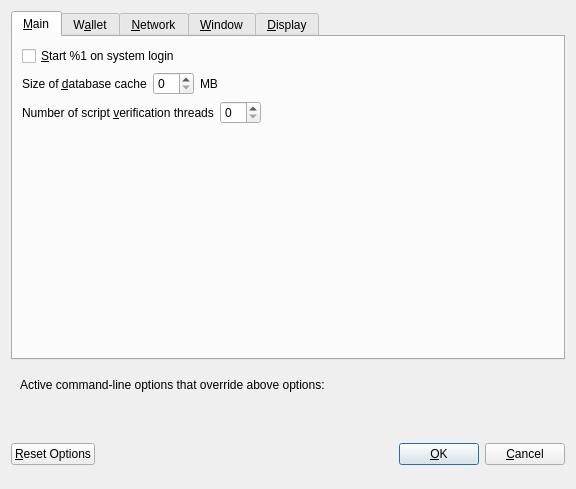
<?xml version="1.0" encoding="UTF-8"?>
<ui version="4.0">
 <class>OptionsDialog</class>
 <widget class="QDialog" name="OptionsDialog">
  <property name="geometry">
   <rect>
    <x>0</x>
    <y>0</y>
    <width>576</width>
    <height>489</height>
   </rect>
  </property>
  <property name="windowTitle">
   <string>Options</string>
  </property>
  <property name="modal">
   <bool>true</bool>
  </property>
  <layout class="QVBoxLayout" name="verticalLayout">
   <item>
    <widget class="QTabWidget" name="tabWidget_OptionsDialog">
     <property name="currentIndex">
      <number>0</number>
     </property>
     <widget class="QWidget" name="tabMain">
      <attribute name="title">
       <string>&amp;Main</string>
      </attribute>
      <layout class="QVBoxLayout" name="verticalLayout_Main">
       <item>
        <widget class="QCheckBox" name="bitcoinAtStartup">
         <property name="toolTip">
          <string>Automatically start %1 after logging in to the system.</string>
         </property>
         <property name="text">
          <string>&amp;Start %1 on system login</string>
         </property>
        </widget>
       </item>
       <item>
        <layout class="QHBoxLayout" name="horizontalLayout_2_Main">
         <item>
          <widget class="QLabel" name="databaseCacheLabel">
           <property name="text">
            <string>Size of &amp;database cache</string>
           </property>
           <property name="textFormat">
            <enum>Qt::PlainText</enum>
           </property>
           <property name="buddy">
            <cstring>databaseCache</cstring>
           </property>
          </widget>
         </item>
         <item>
          <widget class="QSpinBox" name="databaseCache">
           <property name="class" stdset="0">
            <string>SpinBoxSmall</string>
           </property>
          </widget>
         </item>
         <item>
          <widget class="QLabel" name="databaseCacheUnitLabel">
           <property name="text">
            <string>MB</string>
           </property>
           <property name="textFormat">
            <enum>Qt::PlainText</enum>
           </property>
          </widget>
         </item>
         <item>
          <spacer name="horizontalSpacer_2_Main">
           <property name="orientation">
            <enum>Qt::Horizontal</enum>
           </property>
           <property name="sizeHint" stdset="0">
            <size>
             <width>40</width>
             <height>20</height>
            </size>
           </property>
          </spacer>
         </item>
        </layout>
       </item>
       <item>
        <layout class="QHBoxLayout" name="horizontalLayout_3_Main">
         <item>
          <widget class="QLabel" name="threadsScriptVerifLabel">
           <property name="text">
            <string>Number of script &amp;verification threads</string>
           </property>
           <property name="textFormat">
            <enum>Qt::PlainText</enum>
           </property>
           <property name="buddy">
            <cstring>threadsScriptVerif</cstring>
           </property>
          </widget>
         </item>
         <item>
          <widget class="QSpinBox" name="threadsScriptVerif">
           <property name="toolTip">
            <string>(0 = auto, &lt;0 = leave that many cores free)</string>
           </property>
           <property name="class" stdset="0">
            <string>SpinBoxSmall</string>
           </property>
          </widget>
         </item>
         <item>
          <spacer name="horizontalSpacer_3_Main">
           <property name="orientation">
            <enum>Qt::Horizontal</enum>
           </property>
           <property name="sizeHint" stdset="0">
            <size>
             <width>40</width>
             <height>20</height>
            </size>
           </property>
          </spacer>
         </item>
        </layout>
       </item>
       <item>
        <spacer name="verticalSpacer_Main">
         <property name="orientation">
          <enum>Qt::Vertical</enum>
         </property>
         <property name="sizeHint" stdset="0">
          <size>
           <width>20</width>
           <height>40</height>
          </size>
         </property>
        </spacer>
       </item>
      </layout>
     </widget>
     <widget class="QWidget" name="tabWallet">
      <attribute name="title">
       <string>W&amp;allet</string>
      </attribute>
      <layout class="QVBoxLayout" name="verticalLayout_Wallet">
       <item>
        <widget class="QGroupBox" name="groupBox">
         <property name="title">
          <string>Expert</string>
         </property>
         <layout class="QVBoxLayout" name="verticalLayout_2">
          <item>
           <widget class="QCheckBox" name="coinControlFeatures">
            <property name="toolTip">
             <string>Whether to show coin control features or not.</string>
            </property>
            <property name="text">
             <string>Enable coin &amp;control features</string>
            </property>
           </widget>
          </item>
          <item>
           <widget class="QCheckBox" name="showMasternodesTab">
            <property name="toolTip">
             <string>Show additional tab listing all your masternodes in first sub-tab&lt;br/&gt;and all masternodes on the network in second sub-tab.</string>
            </property>
            <property name="text">
             <string>Show Masternodes Tab</string>
            </property>
           </widget>
          </item>
          <item>
           <widget class="QCheckBox" name="showAdvancedPSUI">
            <property name="toolTip">
             <string>Show additional information and buttons for PrivatePAC on overview screen.</string>
            </property>
            <property name="text">
             <string>Enable advanced PrivatePAC interface</string>
            </property>
           </widget>
          </item>
          <item>
           <widget class="QCheckBox" name="showPrivateSendPopups">
            <property name="toolTip">
             <string>Show system popups for PrivatePAC mixing transactions&lt;br/&gt;just like for all other transaction types.</string>
            </property>
            <property name="text">
             <string>Show popups for PrivatePAC transactions</string>
            </property>
           </widget>
          </item>
          <item>
           <widget class="QCheckBox" name="lowKeysWarning">
            <property name="toolTip">
             <string>Show warning dialog when PrivatePAC detects that wallet has very low number of keys left.</string>
            </property>
            <property name="text">
             <string>Warn if PrivatePAC is running out of keys</string>
            </property>
           </widget>
          </item>
          <item>
           <widget class="QCheckBox" name="privateSendMultiSession">
            <property name="toolTip">
             <string>Whether to use experimental PrivatePAC mode with multiple mixing sessions per block.&lt;br/&gt;Note: You must use this feature carefully.&lt;br/&gt;Make sure you always have recent wallet (auto)backup in a safe place!</string>
            </property>
            <property name="text">
             <string>Enable PrivatePAC &amp;multi-session</string>
            </property>
           </widget>
          </item>
          <item>
           <widget class="QCheckBox" name="spendZeroConfChange">
            <property name="toolTip">
             <string>If you disable the spending of unconfirmed change, the change from a transaction&lt;br/&gt;cannot be used until that transaction has at least one confirmation.&lt;br/&gt;This also affects how your balance is computed.</string>
            </property>
            <property name="text">
             <string>&amp;Spend unconfirmed change</string>
            </property>
           </widget>
          </item>
         </layout>
        </widget>
       </item>
       <item>
        <layout class="QHBoxLayout" name="horizontalLayout_4_Wallet">
         <item>
          <widget class="QLabel" name="label">
           <property name="toolTip">
            <string>This setting determines the amount of individual masternodes that an input will be anonymized through.&lt;br/&gt;More rounds of anonymization gives a higher degree of privacy, but also costs more in fees.</string>
           </property>
           <property name="text">
            <string>PrivatePAC rounds to use</string>
           </property>
          </widget>
         </item>
         <item>
          <widget class="QSpinBox" name="privateSendRounds">
           <property name="minimum">
            <number>2</number>
           </property>
           <property name="maximum">
            <number>16</number>
           </property>
           <property name="value">
            <number>4</number>
           </property>
           <property name="class" stdset="0">
            <string>SpinBoxSmall</string>
           </property>
          </widget>
         </item>
        </layout>
       </item>
       <item>
        <layout class="QHBoxLayout" name="horizontalLayout">
         <item>
          <widget class="QLabel" name="label_2">
           <property name="toolTip">
            <string>This amount acts as a threshold to turn off PrivatePAC once it's reached.</string>
           </property>
           <property name="statusTip">
            <string notr="true"/>
           </property>
           <property name="whatsThis">
            <string notr="true"/>
           </property>
           <property name="accessibleName">
            <string notr="true"/>
           </property>
           <property name="accessibleDescription">
            <string notr="true"/>
           </property>
           <property name="text">
            <string>Amount of PAC to keep anonymized</string>
           </property>
          </widget>
         </item>
         <item>
          <widget class="QSpinBox" name="privateSendAmount">
           <property name="minimum">
            <number>20</number>
           </property>
           <property name="maximum">
            <number>100000</number>
           </property>
           <property name="singleStep">
            <number>1000</number>
           </property>
           <property name="value">
            <number>20000</number>
           </property>
           <property name="class" stdset="0">
            <string>SpinBoxSmall</string>
           </property>
          </widget>
         </item>
        </layout>
       </item>
       <item>
        <spacer name="verticalSpacer_Wallet">
         <property name="orientation">
          <enum>Qt::Vertical</enum>
         </property>
         <property name="sizeHint" stdset="0">
          <size>
           <width>20</width>
           <height>40</height>
          </size>
         </property>
        </spacer>
       </item>
      </layout>
     </widget>
     <widget class="QWidget" name="tabNetwork">
      <attribute name="title">
       <string>&amp;Network</string>
      </attribute>
      <layout class="QVBoxLayout" name="verticalLayout_Network">
       <item>
        <widget class="QCheckBox" name="mapPortUpnp">
         <property name="toolTip">
          <string>Automatically open the PAC Core client port on the router. This only works when your router supports UPnP and it is enabled.</string>
         </property>
         <property name="text">
          <string>Map port using &amp;UPnP</string>
         </property>
        </widget>
       </item>
       <item>
        <widget class="QCheckBox" name="allowIncoming">
         <property name="toolTip">
          <string>Accept connections from outside</string>
         </property>
         <property name="text">
          <string>Allow incoming connections</string>
         </property>
        </widget>
       </item>
       <item>
        <widget class="QCheckBox" name="connectSocks">
         <property name="toolTip">
          <string>Connect to the PAC network through a SOCKS5 proxy.</string>
         </property>
         <property name="text">
          <string>&amp;Connect through SOCKS5 proxy (default proxy):</string>
         </property>
        </widget>
       </item>
       <item>
        <layout class="QHBoxLayout" name="horizontalLayout_1_Network">
         <item>
          <widget class="QLabel" name="proxyIpLabel">
           <property name="text">
            <string>Proxy &amp;IP:</string>
           </property>
           <property name="textFormat">
            <enum>Qt::PlainText</enum>
           </property>
           <property name="buddy">
            <cstring>proxyIp</cstring>
           </property>
          </widget>
         </item>
         <item>
          <widget class="QValidatedLineEdit" name="proxyIp">
           <property name="minimumSize">
            <size>
             <width>140</width>
             <height>0</height>
            </size>
           </property>
           <property name="maximumSize">
            <size>
             <width>140</width>
             <height>16777215</height>
            </size>
           </property>
           <property name="toolTip">
            <string>IP address of the proxy (e.g. IPv4: 127.0.0.1 / IPv6: ::1)</string>
           </property>
           <property name="class" stdset="0">
            <string>LineEditSmall</string>
           </property>
          </widget>
         </item>
         <item>
          <widget class="QLabel" name="proxyPortLabel">
           <property name="text">
            <string>&amp;Port:</string>
           </property>
           <property name="textFormat">
            <enum>Qt::PlainText</enum>
           </property>
           <property name="buddy">
            <cstring>proxyPort</cstring>
           </property>
          </widget>
         </item>
         <item>
          <widget class="QLineEdit" name="proxyPort">
           <property name="minimumSize">
            <size>
             <width>55</width>
             <height>0</height>
            </size>
           </property>
           <property name="maximumSize">
            <size>
             <width>55</width>
             <height>16777215</height>
            </size>
           </property>
           <property name="toolTip">
            <string>Port of the proxy (e.g. 9050)</string>
           </property>
           <property name="class" stdset="0">
            <string>LineEditSmall</string>
           </property>
          </widget>
         </item>
         <item>
          <spacer name="horizontalSpacer_1_Network">
           <property name="orientation">
            <enum>Qt::Horizontal</enum>
           </property>
           <property name="sizeHint" stdset="0">
            <size>
             <width>40</width>
             <height>20</height>
            </size>
           </property>
          </spacer>
         </item>
        </layout>
       </item>
       <item>
        <layout class="QHBoxLayout" name="horizontalLayout_2_Network">
         <item>
          <widget class="QLabel" name="proxyActiveNets">
           <property name="text">
            <string>Used for reaching peers via:</string>
           </property>
           <property name="textFormat">
            <enum>Qt::PlainText</enum>
           </property>
          </widget>
         </item>
         <item>
          <widget class="QCheckBox" name="proxyReachIPv4">
           <property name="enabled">
            <bool>false</bool>
           </property>
           <property name="toolTip">
            <string>Shows, if the supplied default SOCKS5 proxy is used to reach peers via this network type.</string>
           </property>
           <property name="text">
            <string/>
           </property>
          </widget>
         </item>
         <item>
          <widget class="QLabel" name="proxyReachIPv4Label">
           <property name="text">
            <string>IPv4</string>
           </property>
           <property name="textFormat">
            <enum>Qt::PlainText</enum>
           </property>
          </widget>
         </item>
         <item>
          <widget class="QCheckBox" name="proxyReachIPv6">
           <property name="enabled">
            <bool>false</bool>
           </property>
           <property name="toolTip">
            <string>Shows, if the supplied default SOCKS5 proxy is used to reach peers via this network type.</string>
           </property>
           <property name="text">
            <string/>
           </property>
          </widget>
         </item>
         <item>
          <widget class="QLabel" name="proxyReachIPv6Label">
           <property name="text">
            <string>IPv6</string>
           </property>
           <property name="textFormat">
            <enum>Qt::PlainText</enum>
           </property>
          </widget>
         </item>
         <item>
          <widget class="QCheckBox" name="proxyReachTor">
           <property name="enabled">
            <bool>false</bool>
           </property>
           <property name="toolTip">
            <string>Shows, if the supplied default SOCKS5 proxy is used to reach peers via this network type.</string>
           </property>
           <property name="text">
            <string/>
           </property>
          </widget>
         </item>
         <item>
          <widget class="QLabel" name="proxyReachTorLabel">
           <property name="text">
            <string>Tor</string>
           </property>
           <property name="textFormat">
            <enum>Qt::PlainText</enum>
           </property>
          </widget>
         </item>
         <item>
          <spacer name="horizontalSpacer_2_Network">
           <property name="orientation">
            <enum>Qt::Horizontal</enum>
           </property>
           <property name="sizeHint" stdset="0">
            <size>
             <width>40</width>
             <height>20</height>
            </size>
           </property>
          </spacer>
         </item>
        </layout>
       </item>
       <item>
        <widget class="QCheckBox" name="connectSocksTor">
         <property name="toolTip">
          <string>Connect to the PAC network through a separate SOCKS5 proxy for Tor hidden services.</string>
         </property>
         <property name="text">
          <string>Use separate SOCKS5 proxy to reach peers via Tor hidden services:</string>
         </property>
        </widget>
       </item>
       <item>
        <layout class="QHBoxLayout" name="horizontalLayout_3_Network">
         <item>
          <widget class="QLabel" name="proxyIpTorLabel">
           <property name="text">
            <string>Proxy &amp;IP:</string>
           </property>
           <property name="textFormat">
            <enum>Qt::PlainText</enum>
           </property>
           <property name="buddy">
            <cstring>proxyIpTor</cstring>
           </property>
          </widget>
         </item>
         <item>
          <widget class="QValidatedLineEdit" name="proxyIpTor">
           <property name="minimumSize">
            <size>
             <width>140</width>
             <height>0</height>
            </size>
           </property>
           <property name="maximumSize">
            <size>
             <width>140</width>
             <height>16777215</height>
            </size>
           </property>
           <property name="toolTip">
            <string>IP address of the proxy (e.g. IPv4: 127.0.0.1 / IPv6: ::1)</string>
           </property>
           <property name="class" stdset="0">
            <string>LineEditSmall</string>
           </property>
          </widget>
         </item>
         <item>
          <widget class="QLabel" name="proxyPortTorLabel">
           <property name="text">
            <string>&amp;Port:</string>
           </property>
           <property name="textFormat">
            <enum>Qt::PlainText</enum>
           </property>
           <property name="buddy">
            <cstring>proxyPortTor</cstring>
           </property>
          </widget>
         </item>
         <item>
          <widget class="QLineEdit" name="proxyPortTor">
           <property name="minimumSize">
            <size>
             <width>55</width>
             <height>0</height>
            </size>
           </property>
           <property name="maximumSize">
            <size>
             <width>55</width>
             <height>16777215</height>
            </size>
           </property>
           <property name="toolTip">
            <string>Port of the proxy (e.g. 9050)</string>
           </property>
           <property name="class" stdset="0">
            <string>LineEditSmall</string>
           </property>
          </widget>
         </item>
         <item>
          <spacer name="horizontalSpacer_4_Network">
           <property name="orientation">
            <enum>Qt::Horizontal</enum>
           </property>
           <property name="sizeHint" stdset="0">
            <size>
             <width>40</width>
             <height>20</height>
            </size>
           </property>
          </spacer>
         </item>
        </layout>
       </item>
       <item>
        <spacer name="verticalSpacer_Network">
         <property name="orientation">
          <enum>Qt::Vertical</enum>
         </property>
         <property name="sizeHint" stdset="0">
          <size>
           <width>20</width>
           <height>40</height>
          </size>
         </property>
        </spacer>
       </item>
      </layout>
     </widget>
     <widget class="QWidget" name="tabWindow">
      <attribute name="title">
       <string>&amp;Window</string>
      </attribute>
      <layout class="QVBoxLayout" name="verticalLayout_Window">
       <item>
        <widget class="QCheckBox" name="hideTrayIcon">
         <property name="toolTip">
          <string>&amp;Hide the icon from the system tray.</string>
         </property>
         <property name="text">
          <string>Hide tray icon</string>
         </property>
        </widget>
       </item>
       <item>
        <widget class="QCheckBox" name="minimizeToTray">
         <property name="toolTip">
          <string>Show only a tray icon after minimizing the window.</string>
         </property>
         <property name="text">
          <string>&amp;Minimize to the tray instead of the taskbar</string>
         </property>
        </widget>
       </item>
       <item>
        <widget class="QCheckBox" name="minimizeOnClose">
         <property name="toolTip">
          <string>Minimize instead of exit the application when the window is closed. When this option is enabled, the application will be closed only after selecting Exit in the menu.</string>
         </property>
         <property name="text">
          <string>M&amp;inimize on close</string>
         </property>
        </widget>
       </item>
       <item>
        <spacer name="verticalSpacer_Window">
         <property name="orientation">
          <enum>Qt::Vertical</enum>
         </property>
         <property name="sizeHint" stdset="0">
          <size>
           <width>20</width>
           <height>40</height>
          </size>
         </property>
        </spacer>
       </item>
      </layout>
     </widget>
     <widget class="QWidget" name="tabDisplay">
      <attribute name="title">
       <string>&amp;Display</string>
      </attribute>
      <layout class="QVBoxLayout" name="verticalLayout_Display">
       <item>
        <layout class="QHBoxLayout" name="horizontalLayout_1_Display">
         <item>
          <widget class="QLabel" name="langLabel">
           <property name="text">
            <string>User Interface &amp;language:</string>
           </property>
           <property name="textFormat">
            <enum>Qt::PlainText</enum>
           </property>
           <property name="buddy">
            <cstring>lang</cstring>
           </property>
          </widget>
         </item>
         <item>
          <widget class="QValueComboBox" name="lang">
           <property name="toolTip">
            <string>The user interface language can be set here. This setting will take effect after restarting %1.</string>
           </property>
          </widget>
         </item>
        </layout>
       </item>
       <item>
        <widget class="QLabel" name="label_3">
         <property name="toolTip">
          <string notr="true"/>
         </property>
         <property name="statusTip">
          <string notr="true"/>
         </property>
         <property name="whatsThis">
          <string notr="true"/>
         </property>
         <property name="accessibleName">
          <string notr="true"/>
         </property>
         <property name="text">
          <string>Language missing or translation incomplete? Help contributing translations here:
https://www.transifex.com/projects/p/paccoin/</string>
         </property>
         <property name="wordWrap">
          <bool>true</bool>
         </property>
         <property name="openExternalLinks">
          <bool>true</bool>
         </property>
         <property name="textInteractionFlags">
          <set>Qt::TextBrowserInteraction</set>
         </property>
        </widget>
       </item>
       <item>
        <layout class="QHBoxLayout" name="horizontalLayout_4_Display" stretch="0,0">
         <item>
          <widget class="QLabel" name="themeLabel">
           <property name="text">
            <string>User Interface Theme:</string>
           </property>
          </widget>
         </item>
         <item>
          <widget class="QValueComboBox" name="theme"/>
         </item>
        </layout>
       </item>
       <item>
        <widget class="Line" name="line">
         <property name="orientation">
          <enum>Qt::Horizontal</enum>
         </property>
        </widget>
       </item>
       <item>
        <layout class="QHBoxLayout" name="horizontalLayout_2_Display">
         <item>
          <widget class="QLabel" name="unitLabel">
           <property name="text">
            <string>&amp;Unit to show amounts in:</string>
           </property>
           <property name="textFormat">
            <enum>Qt::PlainText</enum>
           </property>
           <property name="buddy">
            <cstring>unit</cstring>
           </property>
          </widget>
         </item>
         <item>
          <widget class="QValueComboBox" name="unit">
           <property name="toolTip">
            <string>Choose the default subdivision unit to show in the interface and when sending coins.</string>
           </property>
          </widget>
         </item>
        </layout>
       </item>
       <item>
        <layout class="QHBoxLayout" name="horizontalLayout_5_Display">
         <item>
          <widget class="QLabel" name="digitsLabel">
           <property name="text">
            <string>Decimal digits</string>
           </property>
          </widget>
         </item>
         <item>
          <widget class="QValueComboBox" name="digits"/>
         </item>
        </layout>
       </item>
       <item>
        <layout class="QHBoxLayout" name="horizontalLayout_3_Display">
         <item>
          <widget class="QLabel" name="thirdPartyTxUrlsLabel">
           <property name="toolTip">
            <string>Third party URLs (e.g. a block explorer) that appear in the transactions tab as context menu items.&lt;br/&gt;%s in the URL is replaced by transaction hash. Multiple URLs are separated by vertical bar |.</string>
           </property>
           <property name="text">
            <string>Third party transaction URLs</string>
           </property>
           <property name="buddy">
            <cstring>thirdPartyTxUrls</cstring>
           </property>
          </widget>
         </item>
         <item>
          <widget class="QLineEdit" name="thirdPartyTxUrls">
           <property name="toolTip">
            <string>Third party URLs (e.g. a block explorer) that appear in the transactions tab as context menu items.&lt;br/&gt;%s in the URL is replaced by transaction hash. Multiple URLs are separated by vertical bar |.</string>
           </property>
           <property name="class" stdset="0">
            <string>LineEditSmall</string>
           </property>
          </widget>
         </item>
        </layout>
       </item>
       <item>
        <spacer name="verticalSpacer">
         <property name="orientation">
          <enum>Qt::Vertical</enum>
         </property>
         <property name="sizeHint" stdset="0">
          <size>
           <width>20</width>
           <height>40</height>
          </size>
         </property>
        </spacer>
       </item>
      </layout>
     </widget>
    </widget>
   </item>
   <item>
    <widget class="QFrame" name="frame">
     <layout class="QVBoxLayout" name="verticalLayout_Bottom">
      <item>
       <layout class="QHBoxLayout" name="horizontalLayout_Bottom">
        <item>
         <widget class="QLabel" name="overriddenByCommandLineInfoLabel">
          <property name="text">
           <string>Active command-line options that override above options:</string>
          </property>
          <property name="textFormat">
           <enum>Qt::PlainText</enum>
          </property>
         </widget>
        </item>
        <item>
         <spacer name="horizontalSpacer_Bottom">
          <property name="orientation">
           <enum>Qt::Horizontal</enum>
          </property>
          <property name="sizeHint" stdset="0">
           <size>
            <width>40</width>
            <height>20</height>
           </size>
          </property>
         </spacer>
        </item>
       </layout>
      </item>
      <item>
       <widget class="QLabel" name="overriddenByCommandLineLabel">
        <property name="text">
         <string/>
        </property>
        <property name="textFormat">
         <enum>Qt::PlainText</enum>
        </property>
        <property name="wordWrap">
         <bool>true</bool>
        </property>
       </widget>
      </item>
     </layout>
    </widget>
   </item>
   <item>
    <layout class="QHBoxLayout" name="horizontalLayout_Buttons">
     <item>
      <widget class="QPushButton" name="resetButton">
       <property name="toolTip">
        <string>Reset all client options to default.</string>
       </property>
       <property name="text">
        <string>&amp;Reset Options</string>
       </property>
       <property name="autoDefault">
        <bool>false</bool>
       </property>
      </widget>
     </item>
     <item>
      <spacer name="horizontalSpacer_1">
       <property name="orientation">
        <enum>Qt::Horizontal</enum>
       </property>
       <property name="sizeHint" stdset="0">
        <size>
         <width>40</width>
         <height>48</height>
        </size>
       </property>
      </spacer>
     </item>
     <item>
      <widget class="QLabel" name="statusLabel">
       <property name="minimumSize">
        <size>
         <width>200</width>
         <height>0</height>
        </size>
       </property>
       <property name="font">
        <font>
         <weight>75</weight>
         <bold>true</bold>
        </font>
       </property>
       <property name="text">
        <string/>
       </property>
       <property name="textFormat">
        <enum>Qt::PlainText</enum>
       </property>
       <property name="wordWrap">
        <bool>true</bool>
       </property>
      </widget>
     </item>
     <item>
      <spacer name="horizontalSpacer_2">
       <property name="orientation">
        <enum>Qt::Horizontal</enum>
       </property>
       <property name="sizeHint" stdset="0">
        <size>
         <width>40</width>
         <height>48</height>
        </size>
       </property>
      </spacer>
     </item>
     <item>
      <widget class="QPushButton" name="okButton">
       <property name="text">
        <string>&amp;OK</string>
       </property>
       <property name="autoDefault">
        <bool>false</bool>
       </property>
       <property name="default">
        <bool>true</bool>
       </property>
      </widget>
     </item>
     <item>
      <widget class="QPushButton" name="cancelButton">
       <property name="text">
        <string>&amp;Cancel</string>
       </property>
       <property name="autoDefault">
        <bool>false</bool>
       </property>
      </widget>
     </item>
    </layout>
   </item>
  </layout>
 </widget>
 <customwidgets>
  <customwidget>
   <class>QValidatedLineEdit</class>
   <extends>QLineEdit</extends>
   <header>qvalidatedlineedit.h</header>
  </customwidget>
  <customwidget>
   <class>QValueComboBox</class>
   <extends>QComboBox</extends>
   <header>qvaluecombobox.h</header>
  </customwidget>
 </customwidgets>
 <resources/>
 <connections/>
</ui>
